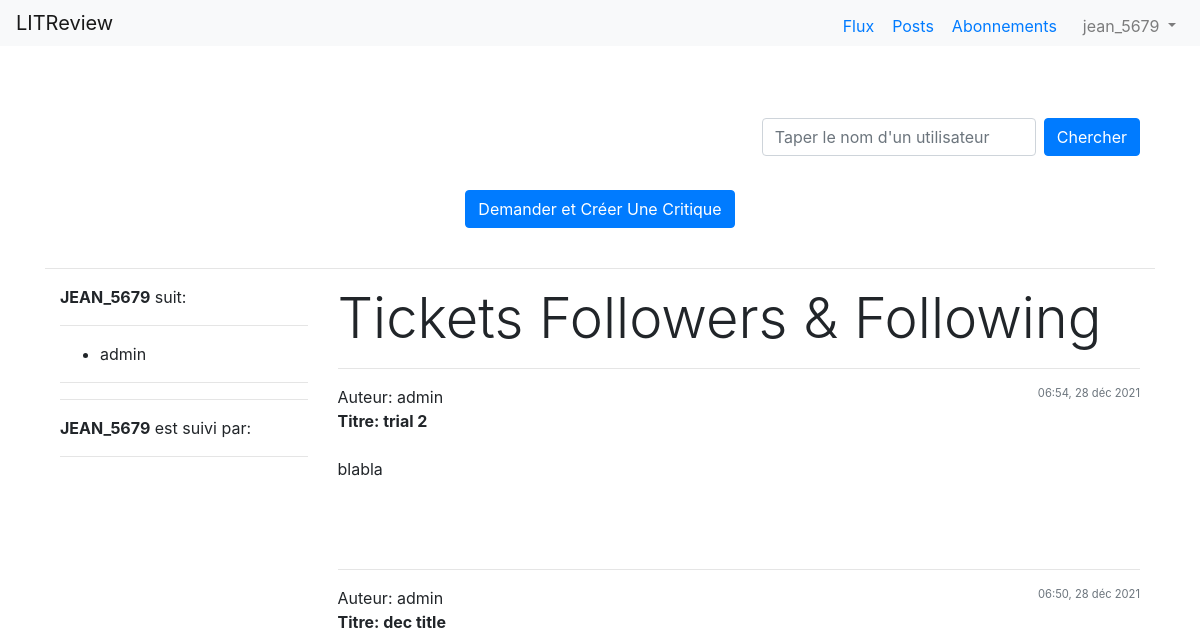
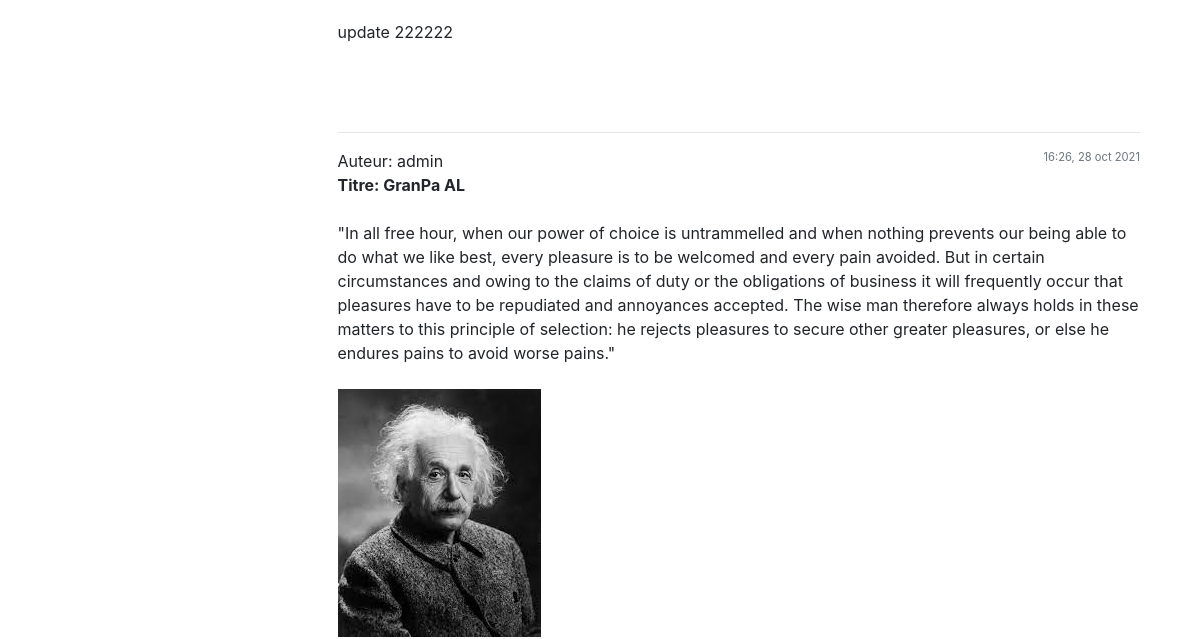
Page /tickets/othersfeed/ (signed in, upper part) on the earlier database version (2 pictures, top to bottom).
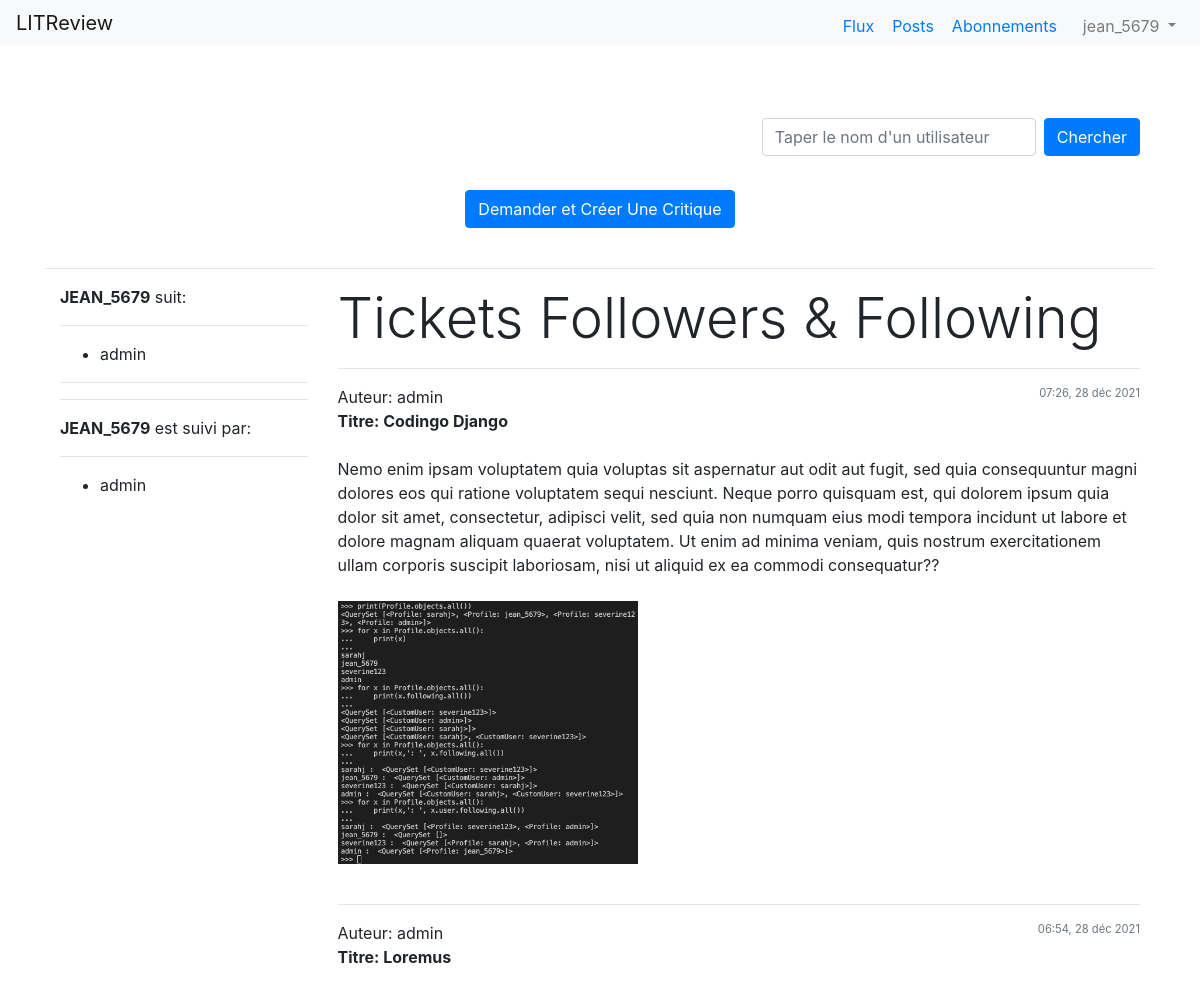
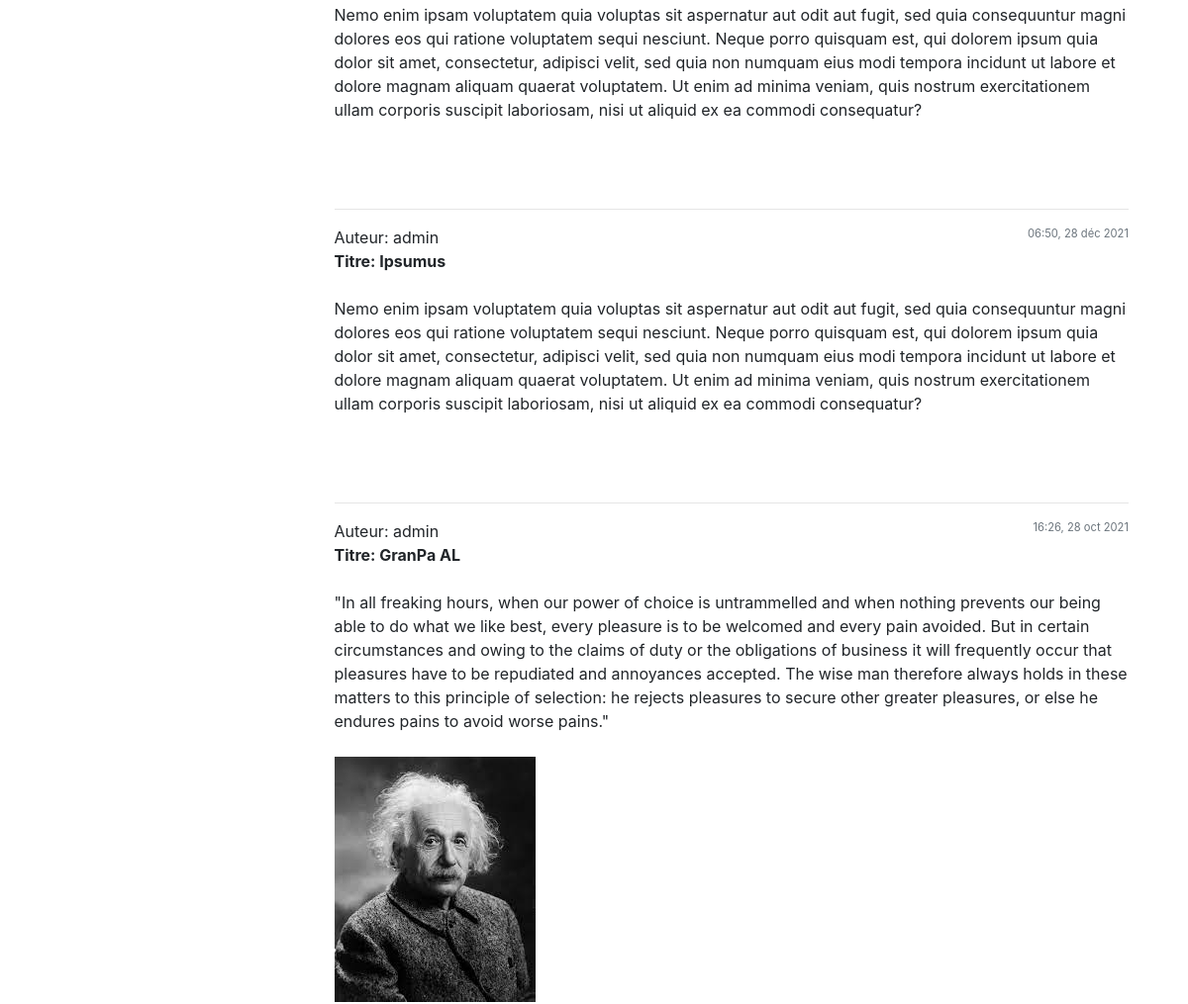
Same page on the later database version (2 pictures, top to bottom).
### users/models.py (models this page shows)
class CustomUser(AbstractUser):
    age = models.PositiveIntegerField(null=True, blank=True)

### tickets/models.py (models this page shows, shortened)
class Ticket(models.Model):
    title = models.CharField(max_length=128)
    description = models.TextField(max_length=2048, blank=True)
    author = models.ForeignKey(Profile, on_delete=models.CASCADE)
    image = models.ImageField(null=True, blank=True)
    updated = models.DateTimeField(auto_now=True)
    created = models.DateTimeField(auto_now_add=True)
    class Meta:
        ordering = ['-created', 'title']

### profiles/models.py (models this page shows)
class Profile(models.Model):
    user = models.OneToOneField(to=settings.AUTH_USER_MODEL, on_delete=models.CASCADE)
    following = models.ManyToManyField(to=settings.AUTH_USER_MODEL, related_name='following', blank=True)
    updated = models.DateTimeField(auto_now=True)
    created = models.DateTimeField(auto_now_add=True)
    def profiles_tickets(self):
        return self.ticket_set.all()
    def __str__(self):
        return str(self.user.username)
    class Meta:
        ordering = ('-created',)

### tickets/views.py (the view)
# urls.py: path('othersfeed/', others_feed_tickets_of_following_profiles, name='othersfeed'),
@login_required
def others_feed_tickets_of_following_profiles(request):
    profile = Profile.objects.get(user=request.user)
    users = [user for user in profile.following.all()]
    tickets = []
    qs= None
    for dude in users:
        p = Profile.objects.get(user=dude)
        p_tickets = p.ticket_set.all()
        tickets.append(p_tickets)
    my_tickets = profile.profiles_tickets()
    tickets.append(my_tickets)
    if len(tickets)>0:
        qs = sorted(chain(*tickets), reverse=True, key=lambda obj: obj.created)
    all_users = get_user_model().objects.values()
    context= {'profile':profile, 'tickets': qs, 'allusers': all_users}
    return render(request, 'tickets/othersfeed.html', context)

### tickets/templates/tickets/othersfeed.html (shortened to what this page needs)
{% extends 'base.html' %}
{% load static %}
{% block content %}
<br><br>
<div class="container ">
    <form class="form-inline pull-right" method=POST action="{% url 'user-search' %}">
        <input class="form-control mr-sm-2" name="searched" type="search" placeholder="Taper le nom d'un utilisateur" value="{{ request.GET.q }}" aria-label="Search">
        <button class="btn btn-primary my-2 my-sm-0" type="submit">Chercher</button>
    </form>
</div>
<br><br><br>
<div class="text-center">
    <a type="btn" href="{% url 'ticket_new' %}" class="btn btn-primary">Demander et Créer Une Critique</a>
</div>
<br/>
<hr>
<div class="container">
    <div class="row">
        <div class="col-3">
            <b>{{ profile|upper }}</b> suit:
            <hr>
            <ul>
                {% for p in profile.following.all %}
                <li>{{p}}</li>
                {% endfor %}
            </ul>
            <hr>
            <hr>
            <b>{{ profile|upper }}</b> est suivi par:
            <hr>
            <ul>
                {% for follower in user.following.all %}
                <li>{{follower}}</li>
                {% endfor %}
            </ul>
        </div>
        <div class="col-9">
            <h3 class="display-4">Tickets Followers & Following</h3>
            <hr>
            {% for t in tickets %}
                {% if profile != t.author %}
                <span class="text-muted float-right" style="font-size:0.7rem;">
                    {{t.created|date:"H:i"}}, {{t.created|date:"d b Y"}}
                </span>
                Auteur: {{t.author}}
                <br>
                <b>Titre: {{t.title}}</b>
                <br><br>
                {{t.description}}
                <br><br>
                {% if t.image %}
                <img class="image" src="/static/images/{{ t.image }}"  alt="livre ou article" style="max-width: 300px;"/>
                {% endif %}
                <br><br>
                <hr>
                {% endif %}
            {% endfor %}
        </div>
    </div>
</div>
{% endblock content %}

Differences in the rows shown:
now on this page (row unchanged): Profile: user.username "admin"
added Ticket: created "07:26", created "28 déc 2021", author "admin", title "Codingo Django", description "Nemo enim ipsam voluptatem quia voluptas sit aspernatur aut odit aut fugit, sed quia consequuntur magni dolores eos qui ratione voluptatem sequi nesciunt. Neque porro quisquam est, qui dolorem ipsum quia dolor sit amet, consectetur, adipisci velit, sed quia non numquam eius modi tempora incidunt ut labore et dolore magnam aliquam quaerat voluptatem. Ut enim ad minima veniam, quis nostrum exercitationem ullam corporis suscipit laboriosam, nisi ut aliquid ex ea commodi consequatur??", image (picture)
changed Ticket: title "trial 2" → "Loremus"; description "blabla" → "Nemo enim ipsam voluptatem quia voluptas sit aspernatur aut odit aut fugit, sed quia consequuntur magni dolores eos qui ratione voluptatem sequi nesciunt. Neque porro quisquam est, qui dolorem ipsum quia dolor sit amet, consectetur, adipisci velit, sed quia non numquam eius modi tempora incidunt ut labore et dolore magnam aliquam quaerat voluptatem. Ut enim ad minima veniam, quis nostrum exercitationem ullam corporis suscipit laboriosam, nisi ut aliquid ex ea commodi consequatur?"
changed Ticket: title "dec title" → "Ipsumus"; description "update 222222" → "Nemo enim ipsam voluptatem quia voluptas sit aspernatur aut odit aut fugit, sed quia consequuntur magni dolores eos qui ratione voluptatem sequi nesciunt. Neque porro quisquam est, qui dolorem ipsum quia dolor sit amet, consectetur, adipisci velit, sed quia non numquam eius modi tempora incidunt ut labore et dolore magnam aliquam quaerat voluptatem. Ut enim ad minima veniam, quis nostrum exercitationem ullam corporis suscipit laboriosam, nisi ut aliquid ex ea commodi consequatur?"
changed Ticket "GranPa AL": description "\"In all free hour, when our power of…" → "\"In all freaking hours, when our power of…"
